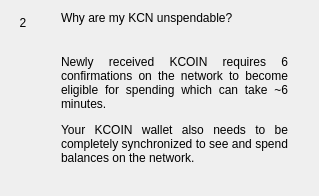
                  <widget class="QWidget" name="widgetFaq2" native="true">
                   <layout class="QHBoxLayout" name="horizontalPage2" stretch="0,1">
                    <item alignment="Qt::AlignTop">
                     <widget class="QLabel" name="labelNumber2">
                      <property name="minimumSize">
                       <size>
                        <width>24</width>
                        <height>24</height>
                       </size>
                      </property>
                      <property name="maximumSize">
                       <size>
                        <width>16777215</width>
                        <height>24</height>
                       </size>
                      </property>
                      <property name="text">
                       <string>2</string>
                      </property>
                      <property name="alignment">
                       <set>Qt::AlignCenter</set>
                      </property>
                     </widget>
                    </item>
                    <item>
                     <layout class="QVBoxLayout" name="verticalLayoutPage2">
                      <property name="spacing">
                       <number>0</number>
                      </property>
                      <property name="leftMargin">
                       <number>20</number>
                      </property>
                      <property name="rightMargin">
                       <number>20</number>
                      </property>
                      <item>
                       <widget class="QLabel" name="labelSubtitle2">
                        <property name="text">
                         <string>Why are my KCN unspendable?</string>
                        </property>
                        <property name="wordWrap">
                         <bool>true</bool>
                        </property>
                       </widget>
                      </item>
                      <item>
                       <spacer name="verticalSpacer_20">
                        <property name="orientation">
                         <enum>Qt::Vertical</enum>
                        </property>
                        <property name="sizeType">
                         <enum>QSizePolicy::Fixed</enum>
                        </property>
                        <property name="sizeHint" stdset="0">
                         <size>
                          <width>20</width>
                          <height>30</height>
                         </size>
                        </property>
                       </spacer>
                      </item>
                      <item>
                       <widget class="QLabel" name="labelContent2">
                        <property name="text">
                         <string>
                           &lt;html&gt;&lt;head/&gt;&lt;body&gt;&lt;p align=&quot;justify&quot;&gt;
                           Newly received KCOIN requires 6 confirmations on the network
                           to become eligible for spending which can take ~6 minutes.
                           &lt;/p&gt;&lt;p align=&quot;justify&quot;&gt;
                           Your KCOIN wallet also needs to be completely synchronized
                           to see and spend balances on the network.
                           &lt;/p&gt;&lt;/body&gt;&lt;/html&gt;
                         </string>
                        </property>
                        <property name="alignment">
                         <set>Qt::AlignLeading|Qt::AlignLeft|Qt::AlignTop</set>
                        </property>
                        <property name="wordWrap">
                         <bool>true</bool>
                        </property>
                       </widget>
                      </item>
                      <item>
                       <spacer name="verticalSpacer_21">
                        <property name="orientation">
                         <enum>Qt::Vertical</enum>
                        </property>
                        <property name="sizeHint" stdset="0">
                         <size>
                          <width>20</width>
                          <height>20</height>
                         </size>
                        </property>
                       </spacer>
                      </item>
                     </layout>
                    </item>
                   </layout>
                  </widget>
